Frame 1 (no input): blank canvas, image omitted
Frame 60 (the mouse pressed at the canvas centre just before this capture): blank canvas, image omitted
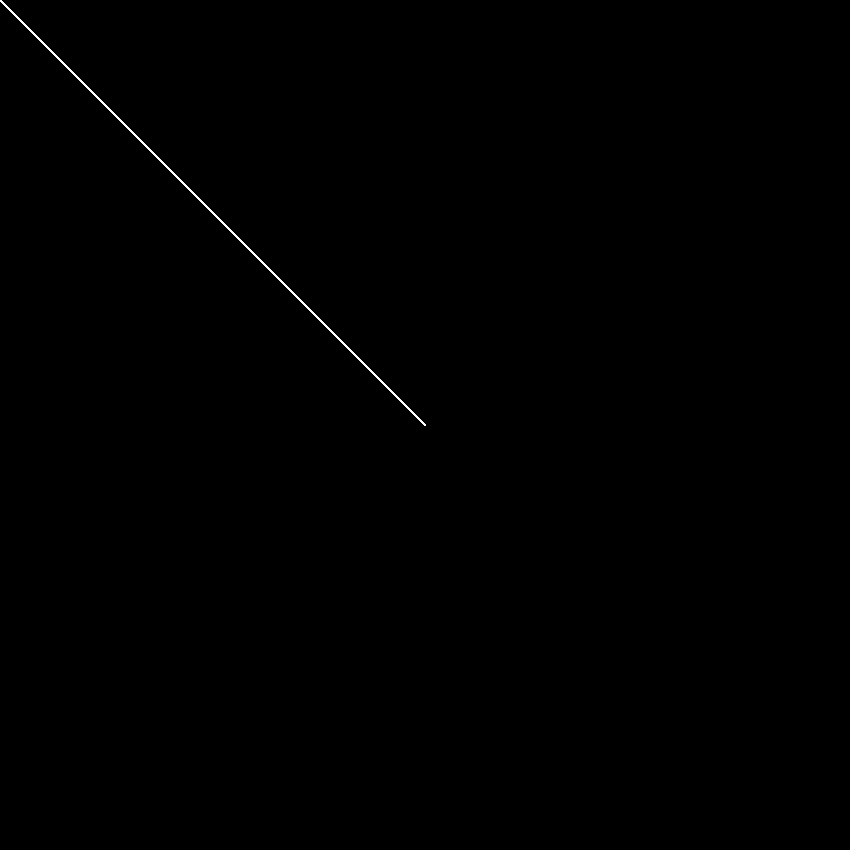
Frame 120 (the mouse held since frame 60 and released just before this capture)

The Processing sketch whose frames 1 and 60 were blank and that drew this single picture after the mouse press (run headless with seeded random() and noise(); from frame 60 on, the mouse is pressed at the canvas centre):

// Processing sketch: amontoya_line_ray
// ── amontoya_line_ray.pde
int xpostion = -1000;
int ypostion = 0;

void setup() {
 
 size (850,850);
 background (0);
 
}

void draw() {
/*
if (mouseY < height/2) 

{
background(255);
}
else 
{
  background(44);
}
*/
stroke(255);
line(mouseX,mouseY,0,0);
if(mousePressed);
 
 
  
}
